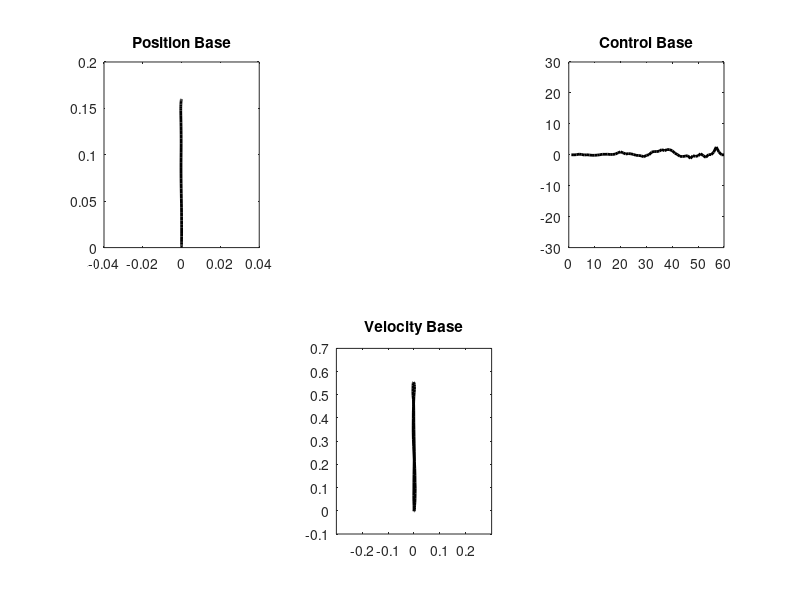

MATLAB code for this plot: (Note: this script raises an error after producing the figure.)
clc;clear all;close all;
% load synthetic data
load('LQGxyBase.mat');
Base  = Traj;

%% visualise  decoded data
for i= 1
    p1 = Base.Out(1:60,i);
    p2 = Base.Out(61:120,i);
    v1 = Base.Out(121:180,i);
    v2 = Base.Out(181:240,i);
    c1 = Base.Out(241:300,i);
    c2 = Base.Out(301:360,i);
    
    subplot(231);plot(p1,p2,'k','Linewidth',2); title('Position Base');hold on; xlim([-0.04 0.04]);
    subplot(233);plot(c1,'k','Linewidth',2); title('Control Base');hold on; ylim([-30 30]);
    subplot(235);plot(v1,v2,'k','Linewidth',2); title('Velocity Base');hold on; xlim([-0.3 0.3]);
end

%% data reformating
% for lstm
for  i = 1:size(Base.Out,2)
    BaseCon2{i,1}  = Base.Out(241:360,i);
    BaseVel2{i,1}  = Base.Out(121:240,i);
    Con2{i,1}      = Base.Out(241:360,i);
 end
%% lstm2
numFeatures    = 120;
numResponses   = 120;

layers = [ ...
    sequenceInputLayer(numFeatures)
    bilstmLayer(500,'Name','bilstm1') %lstmLayer(numHiddenUnits,'OutputMode','sequence')
    dropoutLayer(0.2)
    bilstmLayer(100,'Name','bilstm2') %lstmLayer(numHiddenUnits,'OutputMode','sequence')
    dropoutLayer(0.2)
    fullyConnectedLayer(numResponses)
    regressionLayer];

options = trainingOptions('adam', ...
    'MaxEpochs',300, ...
    'GradientThreshold',1, ...
    'InitialLearnRate',0.005, ...
    'LearnRateSchedule','piecewise', ...
    'LearnRateDropPeriod',125, ...
    'LearnRateDropFactor',0.2, ...
    'Verbose',0, ...
    'Plots','training-progress');

net = trainNetwork(Con2,Con2,layers,options);
%%
figure

YPred1   = predict(net,Con2{1});
subplot(251);
plot(YPred1(1:60,1),'m','Linewidth',2);hold on;
plot(Con2{1}(1:60),'k','Linewidth',2);hold on;
ylim([-30 30]);
title(' Control- Base'); xlabel('TimeStep');ylabel('X');
subplot(256);plot(Con2{1}(1:60),'k','Linewidth',2);hold on;
ylim([-30 30]);
title('Control - Base');xlabel('TimeStep');ylabel('X');

%% X-Y graph
figure

subplot(251);
plot(YPred1(1:60,1),YPred1(61:120,1),'m','Linewidth',2);hold on;plot(BaseCon2{1}(1:60),BaseCon2{1}(61:120),'k','Linewidth',2);hold on;
xlim([-20 20]);title('Control Signal - Base'); xlabel('X');ylabel('Y');
plot(Con2{1}(1:60),Con2{1}(61:120),'k','Linewidth',2);hold on;
xlim([-20 20]);title('Control Signal - Base'); xlabel('X');ylabel('Y');
subplot(256);
plot(Con2{1}(1:60),Con2{1}(61:120),'k','Linewidth',2);hold on;
xlim([-20 20]); title('Control - Base'); xlabel('X');ylabel('Y');


%% 
lstm2ConToCon = net;
save('lstm2ConToCon.mat','lstm2ConToCon');